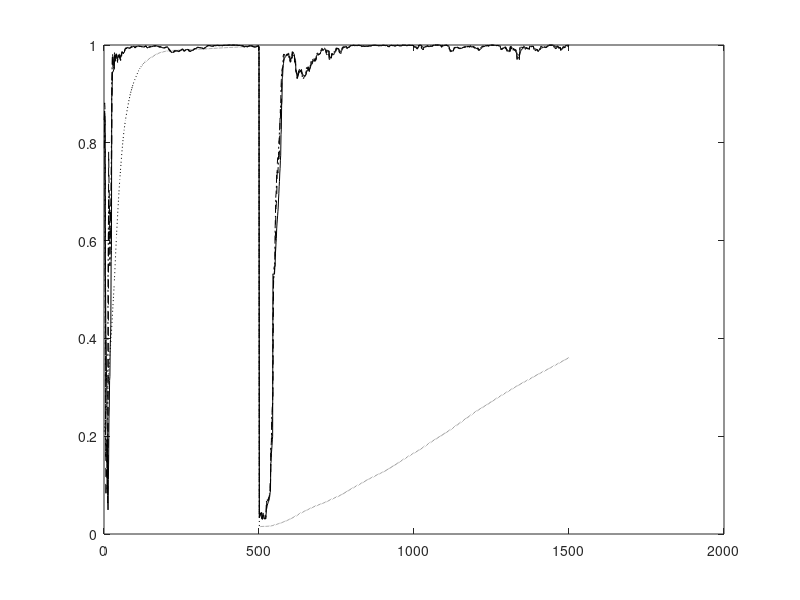

The MATLAB script that drew this image: (Note: this script raises an error after producing the figure.)
% Speedup of the Adaptive EVD Algorithm 
% Steepest Descent Method on the Unconstrained Objective Function
% Nonstationary Case

function evdX;

clear all; close all; 

eta0 = 400;

% Number of samples N and dimension D
nSamples1 = 500;
nSamples2 = 1000;
nSamples = nSamples1 + nSamples2;
nDim = 10;
nEA = 4;
nEpochs = 1;
randn('state',0);

% Generate the covX random matrices
if 0
covX = ...
[ 0.0910   0.0380  -0.0530  -0.0050   0.0100  -0.1360   0.1550   0.0300   0.0020   0.0320 ; ...
  0.0380   0.3730   0.0180  -0.0280  -0.0110  -0.3670   0.1540  -0.0570  -0.0310  -0.0650 ; ...
 -0.0530   0.0180   1.4300   0.0170   0.0550  -0.4500  -0.0380  -0.2980  -0.0410  -0.0300 ; ...
 -0.0050  -0.0280   0.0170   0.0840  -0.0050   0.0160   0.0420  -0.0220   0.0010   0.0050 ; ...
  0.0100  -0.0110   0.0550  -0.0050   0.0710   0.0880   0.0580  -0.0690  -0.0080   0.0030 ; ...
 -0.1360  -0.3670  -0.4500   0.0160   0.0880   5.7200  -0.5440  -0.2480   0.0050   0.0950 ; ...
  0.1550   0.1540  -0.0380   0.0420   0.0580  -0.5440   2.7500  -0.3430  -0.0110  -0.1200 ; ...
  0.0300  -0.0570  -0.2980  -0.0220  -0.0690  -0.2480  -0.3430   1.4500   0.0780   0.0280 ; ...
  0.0020  -0.0310  -0.0410   0.0010  -0.0080   0.0050  -0.0110   0.0780   0.0670   0.0150 ; ...
  0.0320  -0.0650  -0.0300   0.0050   0.0030   0.0950  -0.1200   0.0280   0.0150   0.3410 ];

covX = ...
[ 0.4270   0.0110  -0.0050  -0.0250   0.0890  -0.0790  -0.0190   0.0740   0.0890   0.0050 ; ...
  0.0110   5.6900  -0.0690  -0.2820  -0.7310   0.0900  -0.1240   0.1000   0.4320  -0.1030 ; ...
 -0.0050  -0.0690   0.0800   0.0980   0.0450  -0.0410   0.0230   0.0220  -0.0350   0.0120 ; ...
 -0.0250  -0.2820   0.0980   2.8000  -0.1070   0.1500  -0.1930   0.0950  -0.2260   0.0460 ; ...
  0.0890  -0.7310   0.0450  -0.1070   3.4400   0.2530   0.2510   0.3160   0.0390  -0.0100 ; ...
 -0.0790   0.0900  -0.0410   0.1500   0.2530   2.2700  -0.1800   0.2950  -0.0390  -0.1130 ; ...
 -0.0190  -0.1240   0.0230  -0.1930   0.2510  -0.1800   0.3270   0.0270   0.0260  -0.0160 ; ...
  0.0740   0.1000   0.0220   0.0950   0.3160   0.2950   0.0270   0.7270  -0.0960  -0.0170 ; ...
  0.0890   0.4320  -0.0350  -0.2260   0.0390  -0.0390   0.0260  -0.0960   0.7150  -0.0090 ; ...
  0.0050  -0.1030   0.0120   0.0460  -0.0100  -0.1130  -0.0160  -0.0170  -0.0090   0.0650 ];

covX = ...
[ 0.3350   0.0260  -0.0510  -0.0120   0.0790   0.0170   0.0290   0.0080   0.0770  -0.0300 ; ...
  0.0260   0.0910   0.0110  -0.0100   0.0060  -0.0140  -0.0020  -0.0230   0.0110   0.0350 ; ...
 -0.0510   0.0110   0.0780   0.0000   0.0160   0.0030   0.0300  -0.0350  -0.0030  -0.0490 ; ...
 -0.0120  -0.0100   0.0000   0.0820  -0.0030  -0.0260  -0.0250  -0.0290  -0.0150   0.0250 ; ...
  0.0790   0.0060   0.0160  -0.0030   0.7970   0.1940  -0.0370  -0.0230   0.0590  -0.1450 ; ...
  0.0170  -0.0140   0.0030  -0.0260   0.1940   1.5000   0.0140  -0.1040   0.1140  -0.2290 ; ...
  0.0290  -0.0020   0.0300  -0.0250  -0.0370   0.0140   0.2770  -0.0300  -0.0770  -0.0510 ; ...
  0.0080  -0.0230  -0.0350  -0.0290  -0.0230  -0.1040  -0.0300   0.3170   0.0220   0.0100 ; ...
  0.0770   0.0110  -0.0030  -0.0150   0.0590   0.1140  -0.0770   0.0220   0.5380   0.0340 ; ...
 -0.0300   0.0350  -0.0490   0.0250  -0.1450  -0.2290  -0.0510   0.0100   0.0340   0.6680 ];

covX = ...
[ 0.0840  -0.0120   0.0010   0.0150  -0.0040   0.0240  -0.0110   0.0270   0.0730  -0.0120 ; ...
 -0.0120   0.7930   0.0000   0.1970   0.0310  -0.0260   0.0500   0.0790   0.1450  -0.0270 ; ...
  0.0010   0.0000   0.0660  -0.0230   0.0110  -0.0170   0.0390  -0.0020   0.0170  -0.0040 ; ...
  0.0150   0.1970  -0.0230   0.7280  -0.0030  -0.0150   0.1210   0.0900   0.0800   0.0410 ; ...
 -0.0040   0.0310   0.0110  -0.0030   0.0800  -0.0010  -0.0070   0.0230  -0.0140  -0.0230 ; ...
  0.0240  -0.0260  -0.0170  -0.0150  -0.0010   0.3360  -0.1470  -0.0370   0.3020  -0.0520 ; ...
 -0.0110   0.0500   0.0390   0.1210  -0.0070  -0.1470   1.4500  -0.1320  -0.2300  -0.1370 ; ... 
  0.0270   0.0790  -0.0020   0.0900   0.0230  -0.0370  -0.1320   0.3200   0.2380   0.0170 ; ...
  0.0730   0.1450   0.0170   0.0800  -0.0140   0.3020  -0.2300   0.2380   2.9300  -0.0570 ; ...
 -0.0120  -0.0270  -0.0040   0.0410  -0.0230  -0.0520  -0.1370   0.0170  -0.0570   0.3040 ];

covX = ...
[ 0.0900   0.0010  -0.0080  -0.1910  -0.0070   0.0410  -0.0300  -0.0580   0.0220   0.0320 ; ...
  0.0010   0.0920  -0.0110   0.0080  -0.0140  -0.0020   0.0120  -0.0100  -0.0210  -0.0020 ; ...
 -0.0080  -0.0110   0.0820   0.0820   0.0140  -0.0200  -0.0580   0.1050   0.0040   0.0230 ; ...
 -0.1910   0.0080   0.0820   5.6800  -0.0960  -0.0150   0.6460   0.2190  -0.2380   0.2180 ; ...
 -0.0070  -0.0140   0.0140  -0.0960   0.0760  -0.0350  -0.0400  -0.0230   0.0270  -0.0140 ; ...
  0.0410  -0.0020  -0.0200  -0.0150  -0.0350   0.4580   0.1380  -0.2510   0.0120   0.0390 ; ...
 -0.0300   0.0120  -0.0580   0.6460  -0.0400   0.1380   1.8200  -0.1830  -0.0020   0.1170 ; ...
 -0.0580  -0.0100   0.1050   0.2190  -0.0230  -0.2510  -0.1830   4.0700  -0.4640   0.1470 ; ...
  0.0220  -0.0210   0.0040  -0.2380   0.0270   0.0120  -0.0020  -0.4640   0.2630   0.0540 ; ...
  0.0320  -0.0020   0.0230   0.2180  -0.0140   0.0390   0.1170   0.1470   0.0540   0.3870 ];

covX = 20*[0.091 0.038 -.053 -.005 0.010; ...
           0.038 0.373 0.018 -.028 -.011; ...
           -.053 0.018 1.430 0.017 0.055; ...
           -.005 -.028 0.017 0.084 -.005; ...
           0.010 -.011 0.055 -.005 0.071];
end

covX1 = 2*...
[ 0.0910   0.0380  -0.0530  -0.0050   0.0100  -0.1360   0.1550   0.0300   0.0020   0.0320 ; ...
  0.0380   0.3730   0.0180  -0.0280  -0.0110  -0.3670   0.1540  -0.0570  -0.0310  -0.0650 ; ...
 -0.0530   0.0180   1.4300   0.0170   0.0550  -0.4500  -0.0380  -0.2980  -0.0410  -0.0300 ; ...
 -0.0050  -0.0280   0.0170   0.0840  -0.0050   0.0160   0.0420  -0.0220   0.0010   0.0050 ; ...
  0.0100  -0.0110   0.0550  -0.0050   0.0710   0.0880   0.0580  -0.0690  -0.0080   0.0030 ; ...
 -0.1360  -0.3670  -0.4500   0.0160   0.0880   5.7200  -0.5440  -0.2480   0.0050   0.0950 ; ...
  0.1550   0.1540  -0.0380   0.0420   0.0580  -0.5440   2.7500  -0.3430  -0.0110  -0.1200 ; ...
  0.0300  -0.0570  -0.2980  -0.0220  -0.0690  -0.2480  -0.3430   1.4500   0.0780   0.0280 ; ...
  0.0020  -0.0310  -0.0410   0.0010  -0.0080   0.0050  -0.0110   0.0780   0.0670   0.0150 ; ...
  0.0320  -0.0650  -0.0300   0.0050   0.0030   0.0950  -0.1200   0.0280   0.0150   0.3410 ];
covX2 = 4* ...
[ 0.0900   0.0010  -0.0080  -0.1910  -0.0070   0.0410  -0.0300  -0.0580   0.0220   0.0320 ; ...
  0.0010   0.0920  -0.0110   0.0080  -0.0140  -0.0020   0.0120  -0.0100  -0.0210  -0.0020 ; ...
 -0.0080  -0.0110   0.0820   0.0820   0.0140  -0.0200  -0.0580   0.1050   0.0040   0.0230 ; ...
 -0.1910   0.0080   0.0820   5.6800  -0.0960  -0.0150   0.6460   0.2190  -0.2380   0.2180 ; ...
 -0.0070  -0.0140   0.0140  -0.0960   0.0760  -0.0350  -0.0400  -0.0230   0.0270  -0.0140 ; ...
  0.0410  -0.0020  -0.0200  -0.0150  -0.0350   0.4580   0.1380  -0.2510   0.0120   0.0390 ; ...
 -0.0300   0.0120  -0.0580   0.6460  -0.0400   0.1380   1.8200  -0.1830  -0.0020   0.1170 ; ...
 -0.0580  -0.0100   0.1050   0.2190  -0.0230  -0.2510  -0.1830   4.0700  -0.4640   0.1470 ; ...
  0.0220  -0.0210   0.0040  -0.2380   0.0270   0.0120  -0.0020  -0.4640   0.2630   0.0540 ; ...
  0.0320  -0.0020   0.0230   0.2180  -0.0140   0.0390   0.1170   0.1470   0.0540   0.3870 ];

    
% Compute data
[V1,D1] = eig(covX1);
[d1,in1] = sort(diag(D1));
[V2,D2]= eig(covX2);
[d2,in2]=sort(diag(D2));
VV1 = zeros(nDim,nDim);
VV2 = zeros(nDim,nDim);
DD1 = zeros(nDim,nDim);
DD2 = zeros(nDim,nDim);
for i = 1 : nDim
   VV1(:,i) = V1(:,in1(nDim+1-i));
   VV2(:,i) = V2(:,in2(nDim+1-i));
   DD1(i,i) = D1(in1(nDim+1-i),in1(nDim+1-i));
   DD2(i,i) = D2(in2(nDim+1-i),in2(nDim+1-i));
end
x1(1:nDim,1:nSamples1) = VV1*sqrt(DD1)*randn(nDim,nSamples1);
x2(1:nDim,1:nSamples2) = VV2*sqrt(DD2)*randn(nDim,nSamples2);

% Compute Corrl matrix and eigen vectors
corX1 = zeros(nDim,nDim);
corX2 = zeros(nDim,nDim);
for i = 1 : nSamples1
   corX1 = corX1 + x1(:,i)*x1(:,i)'/nSamples1;
end
for i = 1 : nSamples2
   corX2 = corX2 + x2(:,i)*x2(:,i)'/nSamples2;
end
[V1,D1] = eig(corX1);
[d1,in1] = sort(diag(D1));
[V2,D2] = eig(corX2);
[d2,in2] = sort(diag(D2));

VV1 = zeros(nDim,nDim);
VV2 = zeros(nDim,nDim);
DD1 = zeros(nDim,nDim);
DD2 = zeros(nDim,nDim);
for i = 1 : nDim
   VV1(:,i) = V1(:,in1(nDim+1-i));
   VV2(:,i) = V2(:,in2(nDim+1-i));
   DD1(i,i) = D1(in1(nDim+1-i),in1(nDim+1-i));
   DD2(i,i) = D2(in2(nDim+1-i),in2(nDim+1-i));
end

%corX1
%V1
diag(DD1)'
%corX2
%V2
diag(DD2)'


% Adaptive algorithm
Weight = 0.995;
A = zeros(nDim,nDim);
W1 = 0.1 * ones(nDim,nEA);
W2 = 0.1 * ones(nDim,nEA);
W3 = 0.1 * ones(nDim,nEA);
W4 = 0.1 * ones(nDim,nEA);

I  = eye(nDim,nDim);
invB  = eye(nDim,nDim);

for epoch = 1 : nEpochs
   for iter = 1 : nSamples
      
      if iter <= nSamples1
        	Ak = x1(:,iter) * x1(:,iter)';
      else 
         Ak = x2(:,iter-nSamples1) * x2(:,iter-nSamples1)';
      end
      A = Weight * A + (1.0/(nSamples*(epoch-1) + iter))*(Ak - Weight * A);

      % Gradient Descent - Xu
      etat = 1.0/(eta0 + nSamples*(epoch-1) + iter);
      G = (-2*A*W1 + A*W1*triu(W1'*W1) + W1*triu(W1'*A*W1));
      W1 = W1 - etat*G;
      
      % Steepest Descent
      G = (-2*A*W2 + A*W2*triu(W2'*W2) + W2*triu(W2'*A*W2));
      for i = 1 : nEA
         g = G(:,i);
         w = W2(:,i);
         M = zeros(nDim,nDim);
         for k = 1 : i-1
            M = M + (A*W2(:,k)*W2(:,k)' + W2(:,k)*W2(:,k)'*A);
         end
         
         F = - 2*A + 2*A*w*w' + 2*w*w'*A + A*(w'*w) + (w'*A*w)*I  +  M;
      	a0 = g'*g;
      	a1 = - g'*F*g;
      	a2 = 3*((w'*A*g)*(g'*g) + (g'*A*g)*(w'*g));
      	a3 = - 2*(g'*A*g)*(g'*g);
      	c = [a3 a2 a1 a0];
         rts = roots(c);
         
         cnt = 1; clear rs; clear r; clear J;
         for k = 1 : 3
            if isreal(rts(k))
               rs(cnt) = rts(k);
            	r = w - rts(k)*g;
               J(cnt) = (-2*r'*A*r + r'*A*r*r'*r + r'*M*r);
               cnt = cnt + 1;
            end
         end
         [yy, iyy] = min(J);
         alpha = rs(iyy);
         
         w = w - alpha * g;
		  	W2(:,i) = w;
      end
      
      % Conjugate Direction Method
      
      % Initialize D
      G = -2*A*W3 + A*W3*triu(W3'*W3) + W3*triu(W3'*A*W3);
      if (iter == 1)
      	D = -G;   
      end
      
      % Update W
      for i = 1 : nEA
         g = G(:,i);
         w = W3(:,i);
         d = D(:,i);
         M = zeros(nDim,nDim);
         for k = 1 : i-1
            M = M + (A*W3(:,k)*W3(:,k)' + W3(:,k)*W3(:,k)'*A);
         end
         F = - 2*A + 2*A*w*w' + 2*w*w'*A + A*(w'*w) + (w'*A*w)*I  +  M;
         
         a0 = g'*d;
      	a1 = d'*F*d;
      	a2 = 3*((w'*A*d)*(d'*d) + (d'*A*d)*(w'*d));
      	a3 = 2*(d'*A*d)*(d'*d);
      	c = [a3 a2 a1 a0];
         rts = roots(c);
         
         cnt = 1; clear rs; clear r; clear J;
         for k = 1 : 3
            if isreal(rts(k))
               rs(cnt) = rts(k);
            	r = w + rts(k)*d;
               J(cnt) = -2*r'*A*r + r'*A*r*r'*r + r'*M*r;
               cnt = cnt + 1;
            end
         end
         [yy, iyy] = min(J);
         alpha = rs(iyy);
         
         %alpha = min(abs(rts));
         w = w + alpha * d;
		  	W3(:,i) = w;
      end
      
      % Update d
      G = -2*A*W3 + A*W3*triu(W3'*W3) + W3*triu(W3'*A*W3);
      for i = 1 : nEA
         g = G(:,i);
         w = W3(:,i);
         d = D(:,i);
         M = zeros(nDim,nDim);
         for k = 1 : i-1
            M = M + (A*W3(:,k)*W3(:,k)' + W3(:,k)*W3(:,k)'*A);
         end
         F = - 2*A + 2*A*w*w' + 2*w*w'*A + A*(w'*w) + (w'*A*w)*I  +  M;
         beta = (g'*F*d) / (d'*F*d);
         d = -g + 1*beta*d;   
         D(:,i) = d;
      end
      
      % Newton-Rhapson
      G = (-2*A*W4 + A*W4*triu(W4'*W4) + W4*triu(W4'*A*W4));
      for i = 1 : nEA
         g = G(:,i);
         w = W4(:,i);
         M = zeros(nDim,nDim);
         for k = 1 : i-1
            M = M + (A*W4(:,k)*W4(:,k)' + W4(:,k)*W4(:,k)'*A);
         end
         F = - 2*A + 2*A*w*w' + 2*w*w'*A + A*(w'*w) + (w'*A*w)*I  +  M;
         
         lambda = w'*A*w;
         Atilde = A;
      	if (iter > 1)
         	invB = (I + (Atilde/lambda))/lambda; 
      	end
      	invC = invB - (2*invB*A*w*w'*invB)/(1 + 2*w'*invB*A*w);
         invF = invC - (2*invC*w*w'*A*invC)/(1 + 2*w'*A*invC*w);
         
         h = -invF*g;
      	a0 = g'*h;
      	a1 = h'*F*h;
      	a2 = 3*((w'*A*h)*(h'*h) + (h'*A*h)*(w'*h));
      	a3 = 2*(h'*A*h)*(h'*h);
      	c = [a3 a2 a1 a0];
         rts = roots(c);
                  
         clear rs; clear r; clear J;
         cnt = 1; 
         for k = 1 : 3
            if isreal(rts(k))
               rs(cnt) = rts(k);
            	r = w + rts(k)*h;
               J(cnt) = (-2*r'*A*r + r'*A*r*r'*r + r'*M*r);
               cnt = cnt + 1;
            end
         end
         [yy, iyy] = min(J);
         alpha = rs(iyy);
         
         w = w + alpha*h; % 0.01(1), 0.06(2,3,4)

		  	W4(:,i) = w;
      end
      
      
      for i = 1 : nEA      
      	u1 = W1(:,i)/norm(W1(:,i));
      	u2 = W2(:,i)/norm(W2(:,i));
      	u3 = W3(:,i)/norm(W3(:,i));
      	u4 = W4(:,i)/norm(W4(:,i));
         if iter <= nSamples1
            cos_t1(i,iter) = abs(u1'*VV1(:,i));
            cos_t2(i,iter) = abs(u2'*VV1(:,i));
            cos_t3(i,iter) = abs(u3'*VV1(:,i));
            cos_t4(i,iter) = abs(u4'*VV1(:,i));
         else 
            cos_t1(i,iter) = abs(u1'*VV2(:,i));
            cos_t2(i,iter) = abs(u2'*VV2(:,i));
            cos_t3(i,iter) = abs(u3'*VV2(:,i));
            cos_t4(i,iter) = abs(u4'*VV2(:,i));
         end   
      end
      ind(iter) = iter;
   end
end

% Plot the convergence results
figure(1);
plot(ind,cos_t1(1,:),'k:'); hold on;
plot(ind,cos_t2(1,:),'k-'); hold on;
plot(ind,cos_t3(1,:),'k--'); hold on;
plot(ind,cos_t4(1,:),'k-.'); hold on;
legend('Gradient Descent','Steepest Descent','Conjugate Direction','Newton-Rhapson',0);
xlabel('Number of Samples');
ylabel('Direction Cosine - Component 1');
hold off;

% Plot the convergence results
figure(2);
plot(ind,cos_t1(2,:),'k:'); hold on;
plot(ind,cos_t2(2,:),'k-'); hold on;
plot(ind,cos_t3(2,:),'k--'); hold on;
plot(ind,cos_t4(2,:),'k-.'); hold on;
legend('Gradient Descent','Steepest Descent','Conjugate Direction','Newton-Rhapson',0);
xlabel('Number of Samples');
ylabel('Direction Cosine - Component 2');
hold off;

% Plot the convergence results
figure(3);
plot(ind,cos_t1(3,:),'k:'); hold on;
plot(ind,cos_t2(3,:),'k-'); hold on;
plot(ind,cos_t3(3,:),'k--'); hold on;
plot(ind,cos_t3(3,:),'k-.'); hold on;
legend('Gradient Descent','Steepest Descent','Conjugate Direction','Newton-Rhapson',0);
xlabel('Number of Samples');
ylabel('Direction Cosine - Component 3');
hold off;

% Plot the convergence results
figure(4);
plot(ind,cos_t1(4,:),'k:'); hold on;
plot(ind,cos_t2(4,:),'k-'); hold on;
plot(ind,cos_t3(4,:),'k--'); hold on;
plot(ind,cos_t4(4,:),'k-.'); hold on;
legend('Gradient Descent','Steepest Descent','Conjugate Direction','Newton-Rhapson',0);
xlabel('Number of Samples');
ylabel('Direction Cosine - Component 4');
hold off;


%keyboard




  
